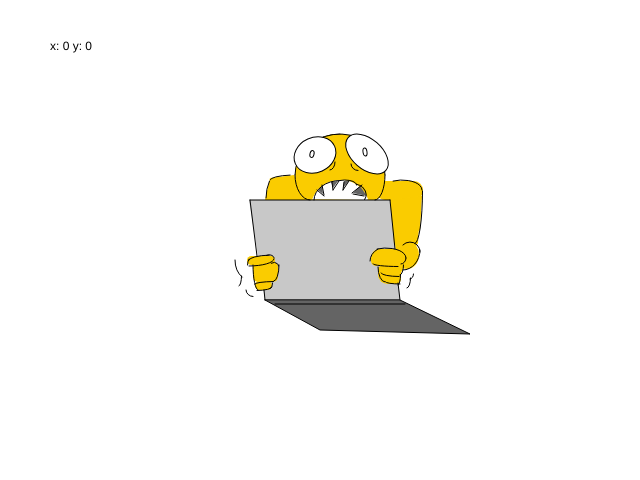
Frame 1 (no input)
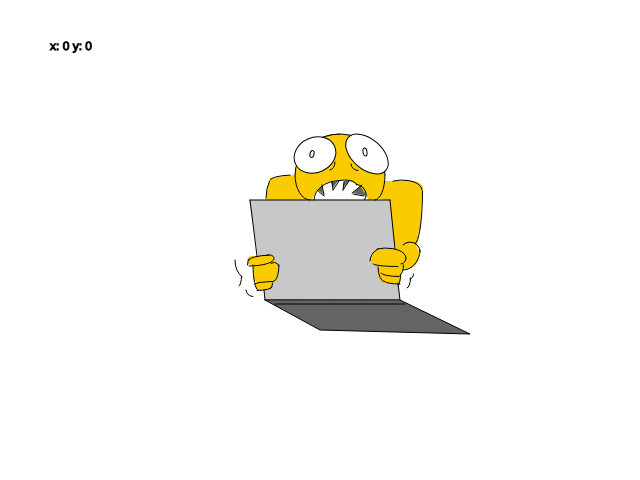
Frame 60 (no input)
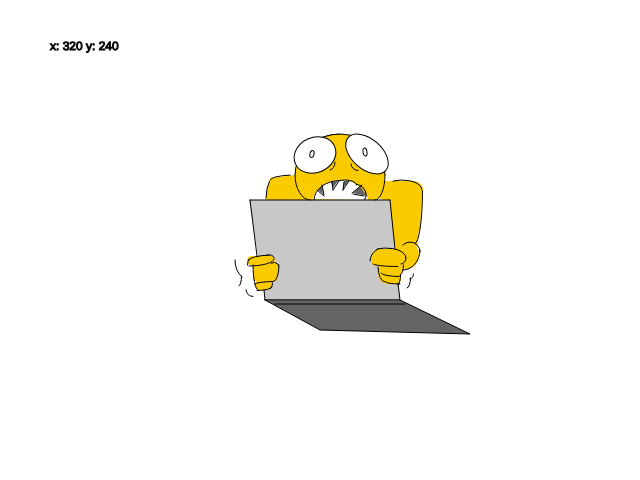
Frame 120 (the mouse pressed at the canvas centre since frame 60)

The p5.js sketch that drew these frames (run headless with seeded random() and noise() and a simulated clock; from frame 60 on, the mouse is pressed at the canvas centre):

// p5.js sketch
// ── sketch.js
function setup() {
  createCanvas(640, 480);
  background(300);

}

function draw() {

    // mouse_coordinates // 
// turned on // to limit the trial and error in placing objects. 
background(300);
text(`x: ${mouseX} y: ${mouseY}`, 50, 50);
stroke(0); 


   // colours_key // for easy access.
let bc = color(250, 204, 0); // body.
let cct = color(200, 200, 200); // computer_top.
let ccb = color(100, 100, 100); // computer_bottom.
let eyew = color(300, 300, 300); // eye_whites.
let mc = color(300, 300, 300); // mouth.
let tc = color(100, 100, 100); // teeth.


   // colours //
// computer_colour.
push();
fill(cct);
noStroke();
quad(249, 200, 390, 200, 400, 300, 265, 300);
fill(ccb)
noStroke();
quad(265, 300, 320, 330, 470, 334, 400, 300);
pop();
// body_colour.
fill(bc);
noStroke();
rect(310, 170, 65, 30);
rect(376, 181, 47, 19, 9);
quad(422, 196, 390, 200, 394, 244, 420, 230);
quad(270, 178, 294, 175, 307, 200, 265, 200);
quad(394, 236, 419, 226, 418, 243, 399, 276);
ellipse(407, 255, 24, 28);
// left_hand_colour.
rect(247, 256, 28, 9, 5);
rect(253, 262, 25, 20, 5);
rect(255, 281, 17, 9, 5);
// right_hand_colour.
rect(371, 249, 34, 17, 50, 50, 50, 5);
rect(378, 265, 23, 19, 5, 0, 5, 10);
// head_colour_outline.
stroke(1);
arc(340, 175, 90, 82, PI, PI + HALF_PI);
arc(340, 175, 90, 82, PI + QUARTER_PI, TWO_PI);
arc(310, 175, 30, 50, HALF_PI, PI);
arc(375, 175, 20, 50, 0, HALF_PI);
// mouth_colour.
push();
fill(mc);
noStroke();
translate(340, 211);
rotate(5.9);
arc(0, 0, 59, 62, PI + QUARTER_PI, TWO_PI, CHORD);
arc(7, 0, 47, 58, PI + QUARTER_PI, TWO_PI, CHORD);
pop();
// teeth_colour.
noStroke();
fill(tc)
triangle(318, 190, 322, 186, 323, 194);
triangle(331, 182, 338, 181, 333, 188);
triangle(344, 181, 349, 181, 343, 188);
triangle(360, 186, 367, 196, 353, 193);


   // face_outline //
stroke(1)
// left_eye.
fill(eyew); 
push();
translate(315, 155);
rotate(9);
ellipse(0, 0, 43, 35);
pop();
// right_eye.
push(); 
translate(367, 154);
rotate(7);
ellipse(0, 0, 50, 30);
pop();
// left_iris.
noFill(eyew); 
push();
translate(312, 154);
rotate(3.4);
ellipse(0, 0, 4, 7);
pop();
// right_iris.
push();
translate(365,152);
rotate(3);
ellipse(0, 0, 4, 8);
pop();
// eye_bags.
arc(330, 162, 10, 16, 0, HALF_PI, PI);
arc(358, 164, 14, 13, HALF_PI, PI); 
// mouth.
arc(340, 200, 52, 39, PI, PI + HALF_PI);
arc(345, 185, 23, 10, PI + QUARTER_PI, TWO_PI);
push();
translate(357, 193);
rotate(7);
arc(0, 0, 20, 16, PI + QUARTER_PI, TWO_PI);
pop();
// teeth.
line(324, 196, 317, 190);
line(324, 195, 322, 185);
line(333, 190, 332, 182);
line(333, 190, 339, 181);
line(343, 190, 344, 182);
line(343, 190, 349, 181);
line(352, 193, 362, 185);
line(353, 194, 364, 196);


   // left_arm_outline //
noFill();
arc(295, 180, 50, 10, PI, PI + QUARTER_PI);
arc(286, 198, 40, 60, PI, PI + QUARTER_PI);
// first_finger.
arc(274, 260, 50, 10, PI, PI + QUARTER_PI); 
arc(269, 258, 10, 6, PI + QUARTER_PI, TWO_PI); // tip_line.
arc(255, 265, 15, 20, PI, PI + QUARTER_PI); // knuckle_line.
arc(249, 259, 50, 14, 0, HALF_PI, PI);
// other_fingers.
arc(274, 266, 9, 7, PI + QUARTER_PI, TWO_PI); // tip_line_t.
arc(274, 265, 10, 32, 0, HALF_PI, PI); // tip_line_b.
arc(258, 265, 10, 50, HALF_PI, PI); // knuckle_line.
arc(257, 287, 30, 7, 0, HALF_PI, PI);
// pinkie.
arc(270, 283, 5, 11, 0, HALF_PI, PI); // tip_line.
arc(276, 284, 43, 5, PI, PI + QUARTER_PI); 


   // right_arm_outline //
arc(402, 190, 40, 20, PI + QUARTER_PI, TWO_PI);
arc(415, 191, 15, 105, 0, HALF_PI, PI);   
// forearm.                     
arc(410, 252, 20, 20, PI + QUARTER_PI, TWO_PI); 
arc(403, 250, 34, 40, 0, HALF_PI, PI); 
// first_fingers.
arc(386, 258, 40, 20, PI + QUARTER_PI, TWO_PI); 
arc(390, 261, 40, 30, PI, PI + QUARTER_PI); // tip_line.
arc(401, 258, 10, 12, 0, HALF_PI, PI); // knuckle_line.
arc(398, 264, 50, 5, HALF_PI, PI); 
// other_finger.
arc(385, 267, 14, 30, HALF_PI, PI); // tip_line.
arc(400, 265, 7, 20, 0, HALF_PI, PI); // knuckle_line.
arc(399, 273, 36, 7, HALF_PI, PI); 
arc(400, 282, 29, 4, HALF_PI, PI);
arc(398, 275, 5, 20, 0, HALF_PI, PI); // knuckle_line.

   // shake //
arc(250, 260, 30, 40, 2, PI, PI + QUARTER_PI);
arc(239, 276, 5, 20, 0, HALF_PI, PI); 
arc(253, 290, 14, 13, HALF_PI, PI); 
arc(407, 278, 7, 20, 0, HALF_PI, PI);
arc(410, 274, 7, 10, 0, HALF_PI, PI); 

   // computer //
line(390, 200, 250, 200);
line(405, 304, 275, 304);
// left_side.
line(250, 200, 257, 256);
line(264, 290, 265, 300);
// right_side.
line(390, 200, 395, 249); 
line(398, 283, 400, 300); 
// bottom.
quad(265, 300, 320, 330, 470, 334, 400, 300);
}
